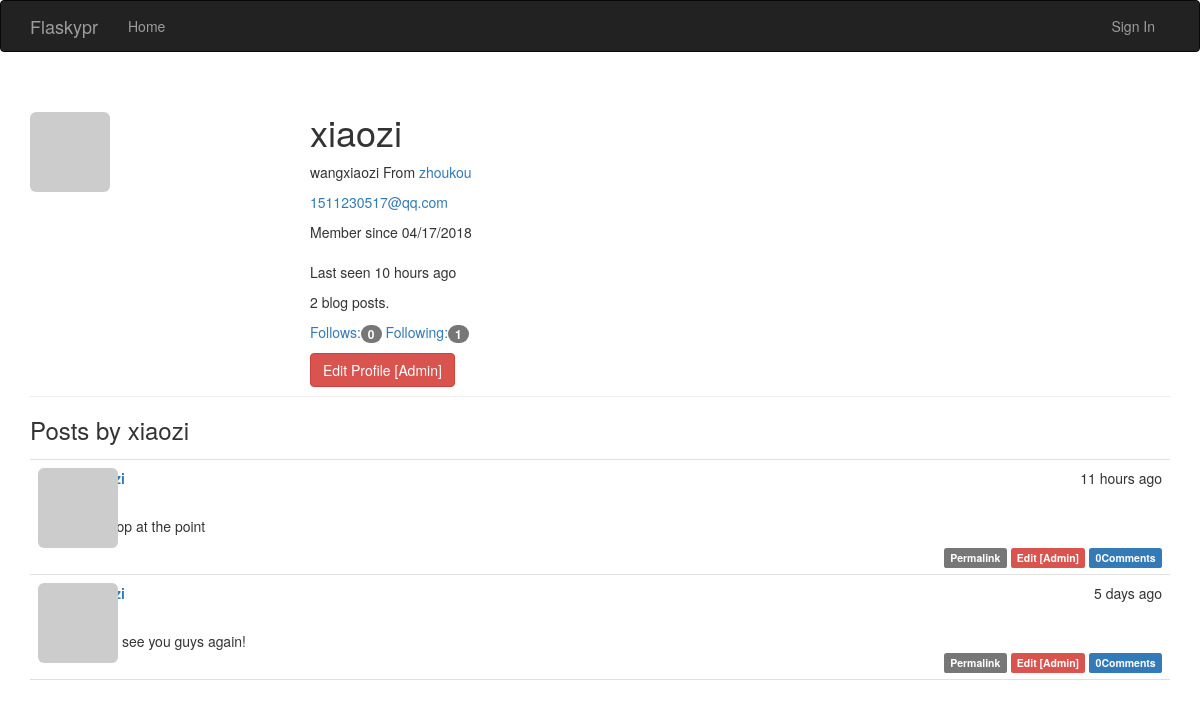
Page /user/xiaozi on the earlier database version.
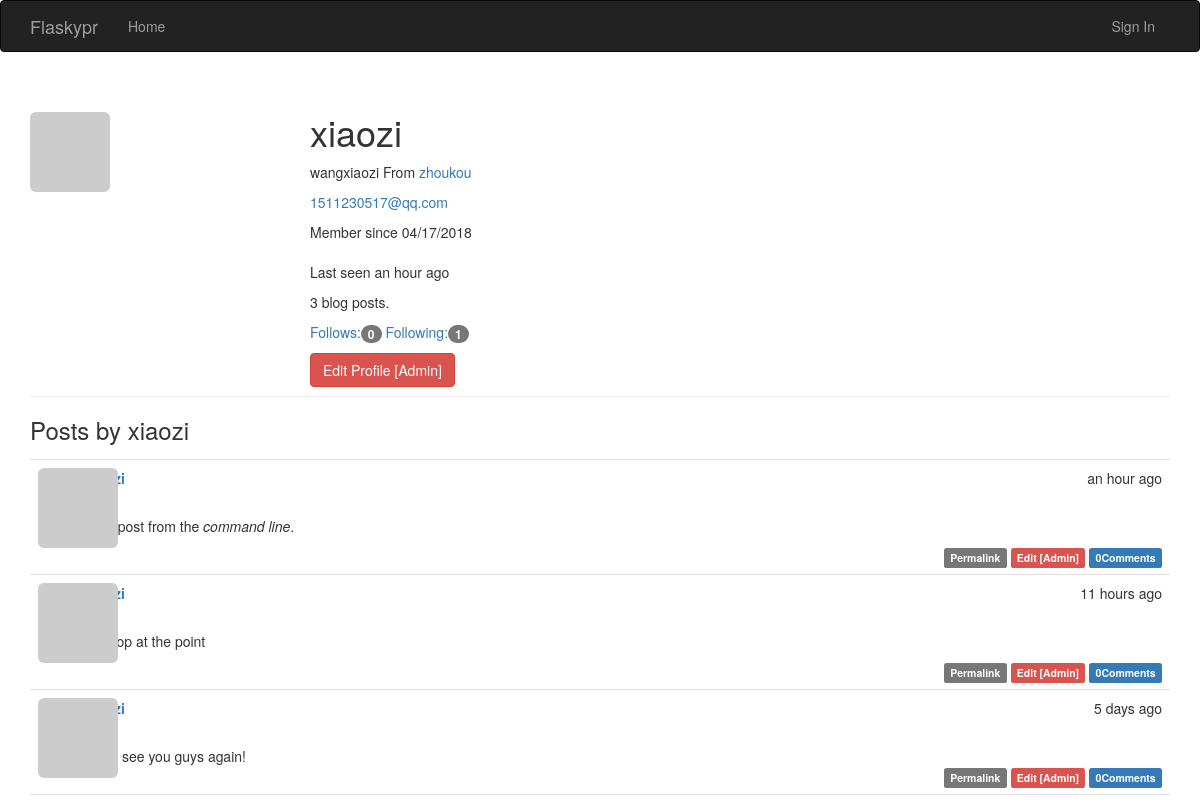
Same page on the later database version.
### app/models.py (models this page shows, shortened)
class User(UserMixin, db.Model):
    __tablename__ = 'users'
    id = db.Column(db.Integer, primary_key=True)
    username = db.Column(db.String(64), unique=True, index=True)
    email = db.Column(db.String(64), unique=True, index=True)
    role_id = db.Column(db.Integer, db.ForeignKey('roles.id'))
    password_hash = db.Column(db.String(128))
    confirmed = db.Column(db.Boolean, default=False)
    name = db.Column(db.String(64))
    location = db.Column(db.String(64))
    about_me = db.Column(db.Text())
    member_since = db.Column(db.DateTime(), default=datetime.datetime.utcnow)
    last_seen = db.Column(db.DateTime(), default=datetime.datetime.utcnow)
    avatar_hash = db.Column(db.String(32))
    posts = db.relationship('Post', backref='author', lazy='dynamic')
    followed = db.relationship('FollowT',
                               foreign_keys=[FollowT.follower_id],
                               backref=db.backref('follower', lazy='joined'),
                               lazy='dynamic', cascade='all, delete-orphan')
    followers = db.relationship('FollowT',
                                foreign_keys=[FollowT.followed_id],
                                backref=db.backref('followed', lazy='joined'),
                                lazy='dynamic',
                                cascade='all, delete-orphan')
    comments = db.relationship('Comment', backref='author', lazy='dynamic')
    @property
    def password(self):
        raise AttributeError('password is not a readable attribute')
    def gravatar(self, size=100, default='identicon', rating='g'):
        if request.is_secure:
            url = 'https://secure.gravatar.com/avatar'
        else:
            url = 'http://www.gravatar.com/avatar'
        hash = self.avatar_hash or hashlib.md5(self.email.encode('utf-8')).hexdigest()
        return '{url}/{hash}?s={size}&d={default}&r={rating}'.format(
            url=url, hash=hash, size=size, default=default, rating=rating
        )

class Post(db.Model):
    __tablename__ = 'posts'
    id = db.Column(db.Integer, primary_key=True)
    body = db.Column(db.Text)
    timestamp = db.Column(db.DateTime, index=True, default=datetime.datetime.utcnow)
    author_id = db.Column(db.Integer, db.ForeignKey('users.id'))
    body_html = db.Column(db.Text)
    comments = db.relationship('Comment', backref='post', lazy='dynamic')

### app/main/views.py (the view)
@main.route('/user/<username>')
def user(username):
    user = User.query.filter_by(username=username).first()
    if user is None:
        abort(404)
    posts = user.posts.order_by(Post.timestamp.desc()).all()
    return render_template('user.html', user=user, posts=posts)

### app/auth/views.py (called while the page is built)
@auth.before_app_request
def before_request():
    if current_user.is_authenticated:
        current_user.ping()
        if not current_user.confirmed \
            and request.endpoint[:5] != 'auth.'\
                and request.endpoint != 'static':
            return redirect(url_for('auth.unconfirmed'))

### app/main/__init__.py (called while the page is built)
@main.app_context_processor
def inject_permissions():
    return dict(Permission=Permission)

### app/models.py (called while the page is built)
    def can(self, permissions):
        return False

### app/templates/user.html (shortened to what this page needs)
{% extends 'base.html' %}
{% import "_macros.html" as macros %}
{% block page_content %}
    <div class="page-header"> <img src="{{ user.gravatar(size=256) }}" alt="" class="img-rounded profile-thumbnail">
    <div class="profile-header">
        <h1>{{ user.username }}</h1>
        {% if user.name or user.location %}
        <p>
            {% if user.name %}{{ user.name }}{% endif %}
            {% if user.location %}
            From <a target="_blank" href="http://maps.baidu.com/?q={{ user.location }}">{{ user.location }}</a>
            {% endif %}
        </p>
        {% endif %}
        {% if current_user.is_administrator %}
        <p><a href="mailto:{{ user.email }}">{{ user.email }}</a></p>
        {% endif %}
        <p>
            Member since {{ moment(user.member_since).format('L') }} <br /> <br />
            Last seen {{ moment(user.last_seen).fromNow() }}
        </p>
        <p>{{ user.posts.count() }} blog posts.</p>
<p>
    <a href="{{ url_for('.followers', username=user.username) }}">
        Follows:<span class="badge">{{ user.followers.count()-1 }}</span>
    </a>
    <a href="{{ url_for('.followed_by', username=user.username) }}">
        Following:<span class="badge">{{ user.followed.count()-1 }}</span>
    </a>
</p>
        {% if current_user.is_administrator %}
        <a href="{{ url_for('.edit_profile_admin', id=user.id) }}" class="btn btn-danger">
            Edit Profile [Admin]
        </a>
        {% endif %}
    </div>
    </div>
    <h3>Posts by {{ user.username }}</h3>
    {% include '_posts.html' %}
{% endblock %}

### app/templates/base.html (shortened to what this page needs)
{% extends 'bootstrap/base.html' %}
{% block head %}
{{ super()}}
<link rel="stylesheet" type="text/css" href="{{ url_for('static', filename='styles.css') }}">
{% endblock%}
{% block navbar %}
<div class="navbar navbar-inverse" role="navigation">
    <div class="container">
        <div class="navbar-header">
            <a href="/" class="navbar-brand">Flaskypr</a>
        </div>
        <div class="navbar-collapse collapse">
            <ul class="nav navbar-nav">
                <li><a href="/">Home</a></li>
            </ul>
             <ul class="nav navbar-nav navbar-right">
            {% if current_user.is_authenticated %}
            <li><a href="{{ url_for('auth.logout') }}">Sign Out</a></li>
            {% else %}
            <li><a href="{{ url_for('auth.login') }}">Sign In</a></li>
            {% endif%}
             </ul>
        </div>
    </div>
</div>
{% endblock %}
{% block content %}
<div class="container">
    {% block page_content %}{% endblock %}
</div>
{% endblock %}

### app/templates/_posts.html
<ul class="posts">
    {% for post in posts %}
    <li class="post">
        <div class="post-thumbnail">
            <a href="{{ url_for('.user', username=post.author.username) }}">
                <img class="img-rounded profile-thumbnail" src="{{ post.author.gravatar(size=40) }}">
            </a>
        </div>
        <div class="post-content">
            <div class="post-date">{{ moment(post.timestamp).fromNow() }}</div>
            <div class="post-author"><a href="{{ url_for('.user', username=post.author.username) }}">{{ post.author.username }}</a></div>
        </div>
        <div class="post-body">
            {% if post.body_html %}
            {{ post.body_html | safe }}
            {% else %}
                {{ post.body }}
            {% endif %}
        </div>
        <div class="post-footer">
            <a href="{{ url_for('.post', id=post.id) }}">
                <span class="label label-default">Permalink</span>
            </a>
            {% if current_user == post.author %}
            <a href="url_for('.edit', id=post.id)">
                <span class="label label-primary">Edit</span>
            </a>
            {% elif current_user.is_administrator %}
            <a href="{{ url_for('.edit', id=post.id) }}">
                <span class="label label-danger">Edit [Admin]</span>
            </a>
            {% endif %}
             <a href="{{ url_for('.post', id=post.id) }}#comments">
                <span class="label label-primary">{{ post.comments.count()  }}Comments</span>
            </a>
        </div>
    </li>
    {% endfor %}
</ul>

### app/static/styles.css (style rules this page uses)
.profile-thumbnail { position: absolute; }
.profile-header { min-height: 260px; margin-left: 280px; }
ul.posts { list-style-type: none; padding: 0px; margin: 16px 0px 0px 0px; border-top: 1px solid #e0e0e0; }
ul.posts li.post { padding: 8px; border-bottom: 1px solid #e0e0e0; }
div.post-date { float: right; }
div.post-author { font-weight: bold; }
div.post-thumbnail { position: absolute; }
div.post-content { margin-left: 48px; min-height: 48px; }
div.post-footer { text-align: right; }

Differences in the rows shown:
changed User "xiaozi": last_seen "10 hours ago" → "an hour ago"
added Post: timestamp "an hour ago", body_html "I'm adding a post from the command line .", comments.count "0"
Other differences:
{{ user.posts.count() }}: "2" → "3"
